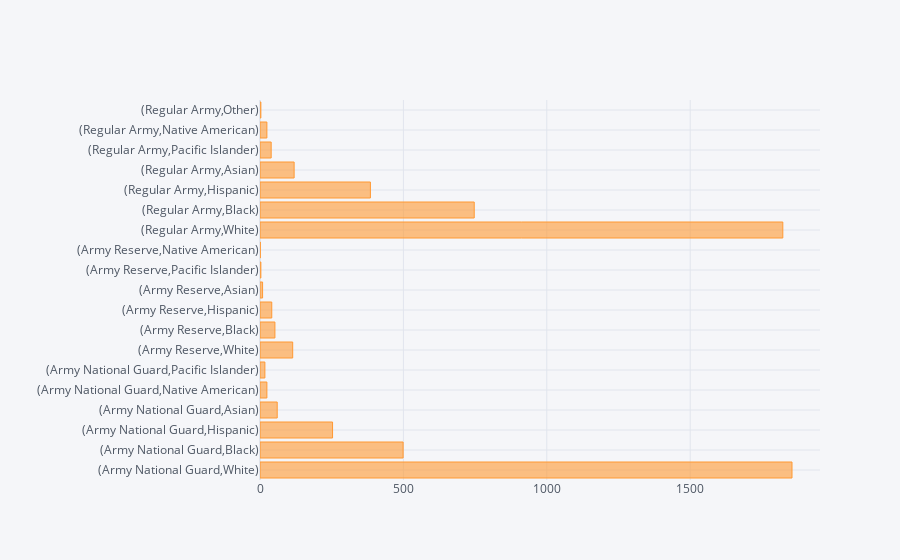

The code cell stored with this chart in its notebook:
### Code cell
df.groupby(["Component"])["DODRace"].value_counts().iplot(kind="barh")

### Figure 1 — Plotly figure (JSON) as saved in the notebook; plotly's stock layout.template omitted (floating-point values rounded to 4 significant figures)
{"data": [{"marker": {"color": "rgba(255, 153, 51, 0.6)", "line": {"color": "rgba(255, 153, 51, 1.0)", "width": 1}}, "name": "DODRace", "orientation": "h", "text": "", "type": "bar", "x": [1855, 499, 253, 60, 24, 17, 114, 52, 41, 9, 3, 1, 1823, 747, 385, 119, 39, 24, 3], "y": ["(Army National Guard,White)", "(Army National Guard,Black)", "(Army National Guard,Hispanic)", "(Army National Guard,Asian)", "(Army National Guard,Native American)", "(Army National Guard,Pacific Islander)", "(Army Reserve,White)", "(Army Reserve,Black)", "(Army Reserve,Hispanic)", "(Army Reserve,Asian)", "(Army Reserve,Pacific Islander)", "(Army Reserve,Native American)", "(Regular Army,White)", "(Regular Army,Black)", "(Regular Army,Hispanic)", "(Regular Army,Asian)", "(Regular Army,Pacific Islander)", "(Regular Army,Native American)", "(Regular Army,Other)"]}], "layout": {"legend": {"bgcolor": "#F5F6F9", "font": {"color": "#4D5663"}}, "paper_bgcolor": "#F5F6F9", "plot_bgcolor": "#F5F6F9", "title": {"font": {"color": "#4D5663"}}, "xaxis": {"gridcolor": "#E1E5ED", "showgrid": true, "tickfont": {"color": "#4D5663"}, "title": {"font": {"color": "#4D5663"}, "text": ""}, "zerolinecolor": "#E1E5ED"}, "yaxis": {"gridcolor": "#E1E5ED", "showgrid": true, "tickfont": {"color": "#4D5663"}, "title": {"font": {"color": "#4D5663"}, "text": ""}, "zerolinecolor": "#E1E5ED"}}}
